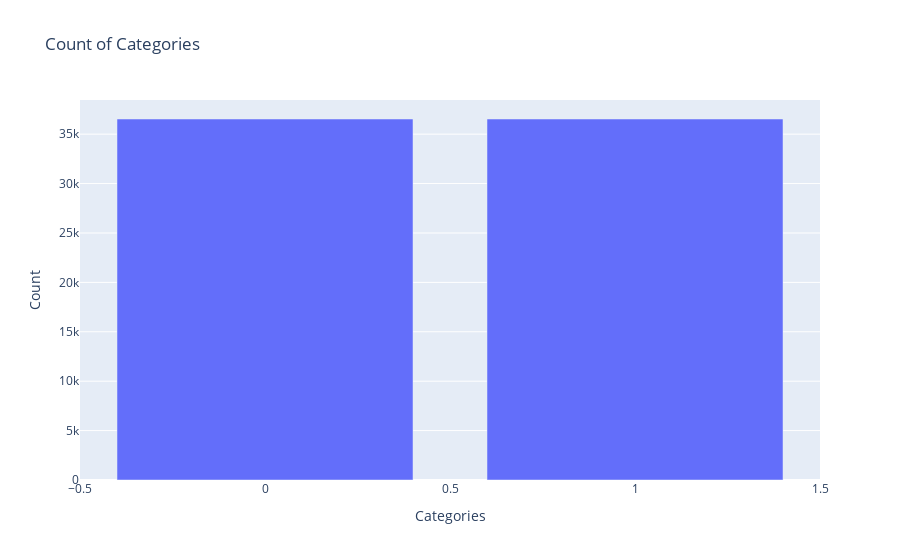

Source (notebook cell):
### Code cell
value_counts =y.value_counts()
fig = px.bar(x=value_counts.index, y=value_counts.values, labels={'x': 'Categories', 'y': 'Count'}, title='Count of Categories')
fig.show()

### Figure 1 — Plotly figure (JSON) as saved in the notebook; plotly's stock layout.template omitted (floating-point values rounded to 4 significant figures)
{"data": [{"alignmentgroup": "True", "hovertemplate": "Categories=%{x}<br>Count=%{y}<extra></extra>", "legendgroup": "", "marker": {"color": "#636efa", "pattern": {"shape": ""}}, "name": "", "offsetgroup": "", "orientation": "v", "showlegend": false, "textposition": "auto", "type": "bar", "x": [0, 1], "xaxis": "x", "y": [36534, 36534], "yaxis": "y"}], "layout": {"autosize": true, "barmode": "relative", "legend": {"tracegroupgap": 0}, "title": {"text": "Count of Categories"}, "xaxis": {"anchor": "y", "autorange": true, "domain": [0, 1], "range": [-0.5, 1.5], "title": {"text": "Categories"}, "type": "linear"}, "yaxis": {"anchor": "x", "autorange": true, "domain": [0, 1], "range": [0, 38460.0], "title": {"text": "Count"}, "type": "linear"}}}
